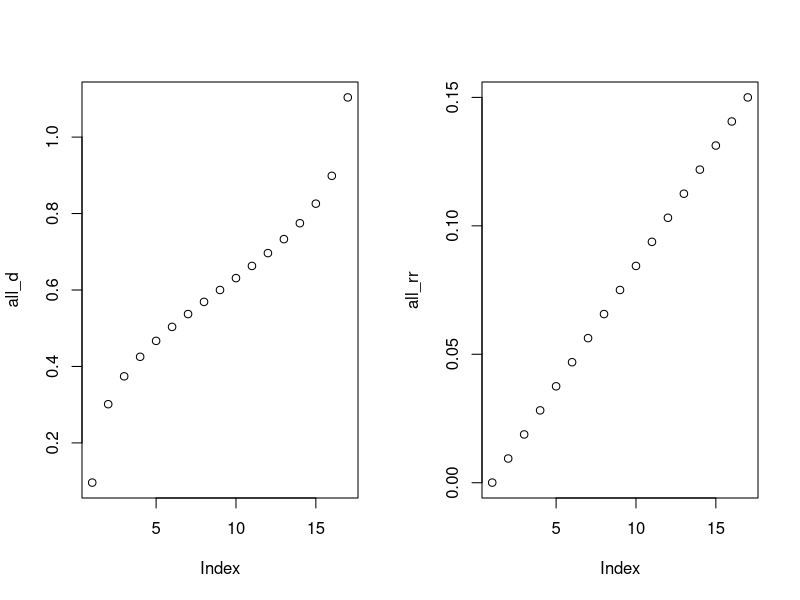

This chart was generated by the following R code:
# ==============================================================================
# This script XXX
# ==============================================================================


gamma     <- 5       # risk aversion
delta     <- .99     # preference for present
chi       <- .7      # coupon decay
beta      <- .3      # sensitivity of surplus to debt level
d_star    <- .6      # targeted debt level
sigma_eps <- .04     # std dev of surplus shocks
alpha     <- 1     # elasticity of default proba
#alpha    <- 0     # elasticity of default proba
s_star    <- .03     # max surplus

n_m <- 3
rho <- .9
Omega <- rho * diag(n_m)
Omega[2:n_m,1:(n_m-1)] <- Omega[2:n_m,1:(n_m-1)] + (1-Omega[1,1])/2 * diag(n_m-1)
Omega[1:(n_m-1),2:n_m] <- Omega[1:(n_m-1),2:n_m] + (1-Omega[1,1])/2 * diag(n_m-1)
Omega[1,] <- c(rep(0,n_m-1),1)
Omega[n_m,] <- c(rep(0,n_m-2),1,0)
Omega[2,] <- c(1-rho,rho,rep(0,n_m-2))
#Omega[n_m,n_m-1] <- 1 - rho



# Omega[1,1] <- .6
# Omega[1,3] <- .4
# 
# Omega[3,3] <- .6
# Omega[3,2] <- .4


mu_star <- .02

# Post-default dynamics:
Dy_bar <- mu_star
Pi_bar <- .03

mult_pi <- gamma
mult_y  <- 2
mu_pi <- matrix(Pi_bar,n_m,1)
mu_y  <- matrix(Dy_bar,n_m,1)
mu_pi[1]   <- (1 + mult_pi)*Pi_bar
#mu_pi[n_m] <- (1 - mult_pi)*Pi_bar
mu_y[1]    <- (1 - mult_y) *Dy_bar
mu_y[n_m]  <- (1 + 0*mult_y) *Dy_bar

mu_pi[1] <- -.03
mu_y[1]  <- -.05



# 0+ ++ +0 0 0- -- -0 
Omega <- matrix(0,7,7)
Omega[1,1] <- 0
Omega[1,2] <- 1
Omega[2,2] <- .8
Omega[2,3] <- .2
Omega[3,3] <- 0
Omega[3,4] <- 1
Omega[4,1] <- .1
Omega[4,4] <- .8
Omega[4,5] <- .1
Omega[5,5] <- 0
Omega[5,6] <- 1
Omega[6,6] <- .8
Omega[6,7] <- .2
Omega[7,4] <- 1
Omega[7,7] <- 0
library(expm)
(t(Omega)) %^% 100

mu_y  <- matrix(c(2*mu_star,mu_star,-mu_star,mu_star,-mu_star,mu_star,2*mu_star))
# Supply:
mu_pi <- matrix(c(0, Pi_bar, 2*Pi_bar, Pi_bar, 2*Pi_bar, Pi_bar, 0))
# Demand:
mu_pi <- matrix(c(2*Pi_bar, Pi_bar, 0, Pi_bar, 0, Pi_bar, 2*Pi_bar))
# Deterministic inflation:
#mu_pi <- matrix(rep(Pi_bar,dim(Omega)[1]),ncol=1)


# # 0+ ++ +0 0 0- -- -0 
# Omega <- matrix(0,3,3)
# Omega[1,1] <- .5
# Omega[1,2] <- .5
# Omega[2,1] <- .2
# Omega[2,2] <- .6
# Omega[2,3] <- .2
# Omega[3,2] <- .5
# Omega[3,3] <- .5
# 
# mu_y  <- matrix(c(2*mu_star,mu_star,-2*mu_star))
# # Supply:
# mu_pi <- matrix(c(-2*Pi_bar, Pi_bar, 2*Pi_bar))
# # Demand:
# #mu_pi <- matrix(c(2*Pi_bar, Pi_bar, -2*Pi_bar))
# # Deterministic inflation:
# #mu_pi <- matrix(rep(Pi_bar,dim(Omega)[1]),ncol=1)


mu_eta <- .5 * mu_y

nu_y  <- -.2 * 0
nu_pi <- .05 * 0

kappa_pi <- 0
kappa_y  <- 0

# RR    <- 0*exp(-b*gamma)  # recovery rate
# RR    <- exp(-b*gamma)    # recovery rate
RR    <- .2

Model <- list(gamma=gamma,
              delta = delta,
              chi = chi,
              beta = beta,
              d_star = d_star,
              sigma_eps = sigma_eps,
              alpha = alpha,
              s_star = s_star,
              RR = RR,
              Omega = Omega,
              mu_pi = mu_pi,
              mu_y = mu_y,
              mu_eta = mu_eta,
              nu_pi = nu_pi,
              nu_y = nu_y,
              kappa_pi = kappa_pi,
              kappa_y = kappa_y)

nb_grid <- 17 # number of values per state variable

# Determine debt's grid:
center_d <- d_star
disp_d   <- d_star/3
quantiles <- seq(.1/nb_grid,1-.1/nb_grid,length.out = nb_grid)
all_d <- d_star + disp_d * qnorm(quantiles)
all_d <- matrix(all_d,ncol=1)
par(mfrow=c(1,2))
plot(all_d)

# Determine debt service's grid:
r      <- - log(delta) + mu_star
max_rr <- .15
all_rr <- seq(r - .03,max_rr,length.out = nb_grid)
all_rr <- matrix(all_rr,ncol=1)
plot(all_rr)

nb_states <- length(all_d)^2*length(all_rr)

# Determine considered values of epsilon:
# # ==> Note: they will be treated as equi-probable <==
# nb_eps <- 5
# smallest_proba <- .01
# proba_bin_eps <- 1/nb_eps
# proba_eps <- seq(proba_bin_eps,1-proba_bin_eps,by=proba_bin_eps)
# all_quantiles_eps <- qnorm(proba_eps)
# # Compute expectations of eps given that eps is in a given bin:
# # (using truncated normal distribution)
# aa <- c(-Inf,all_quantiles_eps)
# bb <- c(all_quantiles_eps,Inf)
# phi_a <- dnorm(aa)
# phi_b <- dnorm(bb)
# Phi_a <- pnorm(aa)
# Phi_b <- pnorm(bb)
# all_eps <- sigma_eps * (phi_a - phi_b)/(Phi_b - Phi_a)
# all_eps <- matrix(all_eps,ncol=1)
# proba_eps <- matrix(1/nb_eps,nb_eps,1)

# Inverse option to get all_eps and proba_eps: define quantiles and deduce probas:
all_quantiles_eps <- c(-2,-1,1,2)
aa <- c(-Inf,all_quantiles_eps)
bb <- c(all_quantiles_eps,Inf)
phi_a <- dnorm(aa)
phi_b <- dnorm(bb)
Phi_a <- pnorm(aa)
Phi_b <- pnorm(bb)
all_eps <- sigma_eps * (phi_a - phi_b)/(Phi_b - Phi_a)
all_eps <- matrix(all_eps,ncol=1)
proba_eps <- matrix(pnorm(bb) - pnorm(aa),ncol=1)


# # ==============================================================================
# # Prepare table with parametrization
# # ==============================================================================
# 
# Top.of.Table <- rbind(
#   "\\begin{table}[!h]",
#   "\\caption{Parameterization of stylized model}",
#   "\\label{tab:stylized}",
#   "\\begin{footnotesize}",
#   "\\begin{tabular*}{\\textwidth}{l@{\\extracolsep{\\fill}}cc}",
#   "")
# 
# latex.table <- NULL
# 
# latex.table <- rbind(Top.of.Table,
#                      "\\hline",
#                      "\\hline",
#                      "{\\bf Parameter}&{\\bf Notation}&{\\bf Value}\\\\",
#                      "\\hline",
#                      paste("Risk aversion&$\\gamma$&",
#                            round.fixed.length(gamma,0),"\\\\",sep=""),
#                      paste("GDP growth&$\\mu_y$&",
#                            round.fixed.length(mu,3),"\\\\",sep=""),
#                      paste("Preference for present&$\\delta$&",
#                            round.fixed.length(delta,3),"\\\\",sep=""),
#                      paste("GDP fall upon default&$b_{c}$&",
#                            round.fixed.length(b,2),"\\\\",sep=""),
#                      paste("Coupon decay rate&$\\chi$&",
#                            round.fixed.length(chi,2),"\\\\",sep=""),
#                      paste("Sensitivity of surplus to debt&$\\beta$&",
#                            round.fixed.length(beta,2),"\\\\",sep=""),
#                      paste("Targetted debt level&$d^*$&",
#                            round.fixed.length(d_star,2),"\\\\",sep=""),
#                      paste("Standard deviation of surplus shocks&$\\sigma_\\varepsilon$&",
#                            round.fixed.length(sigma_eps,3),"\\\\",sep=""),
#                      paste("Semi-elasticity of default proba. to fiscal space&$\\alpha$&",
#                            round.fixed.length(alpha,3),"\\\\",sep=""),
#                      paste("Maximum surplus&$s^*$&",
#                            round.fixed.length(s_star,3),"\\\\",sep="")
# )
# 
# latex.table <- rbind(latex.table,
#                      "\\hline",
#                      "\\hline",
#                      "\\end{tabular*}",
#                      "\\end{footnotesize}",
#                      "\\begin{footnotesize}",
#                      "\\parbox{\\linewidth}{",
#                      "Note: This table presents the parameterization of the stylized model.",
#                      "}",
#                      "\\end{footnotesize}",
#                      "\\end{table}")
# 
# latex.file <- "tables/table_toymodel_param.txt"
# write(latex.table, latex.file)
# 
# 
# 
# 
# 
